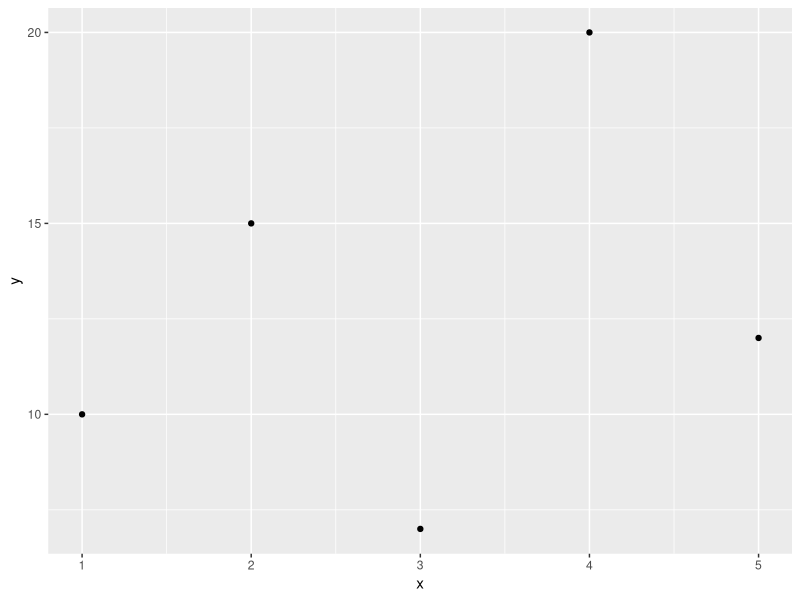

The R script that drew this image:
## ---- chunk 1
library(ggplot2)
## ---- chunk 2
installed_packages <- as.data.frame(installed.packages())
head(installed_packages)
## ---- chunk 3
# 加载ggplot2包
library(ggplot2)

# 创建一个数据框
data <- data.frame(x = c(1, 2, 3, 4, 5), y = c(10, 15, 7, 20, 12))

# 使用ggplot2创建散点图
ggplot(data, aes(x = x, y = y)) +
  geom_point()
## ---- chunk 4
dplyr::select(mtcars,c('mpg','cyl'))
## ---- chunk 5
# 查看已安装的包列表
installed_packages <- as.data.frame(installed.packages())
head(installed_packages[, "Package"])
